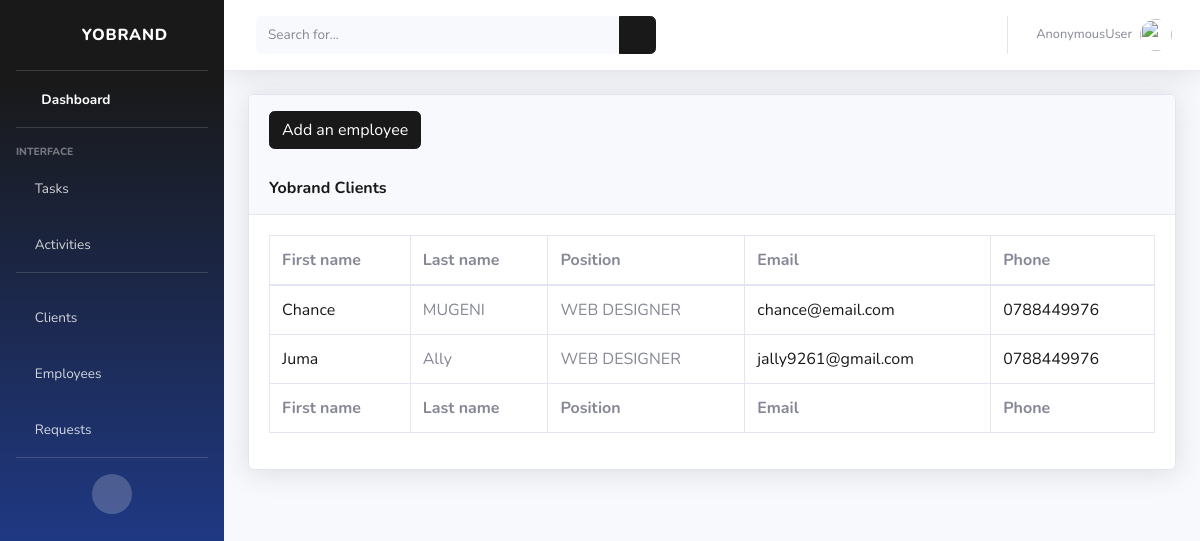
/employees/, run on the app's committed database.
### cms/models.py (models this page shows, shortened)
class Employee(models.Model):
    MALE = 'MALE'
    FEMALE = 'FEMALE'
    GENDER_CHOICES = [
        (MALE, 'MALE'),
        (FEMALE, 'FEMALE'),
    ]
    WEB_DESIGNER = 'WEB DESIGNER'
    CONTENT_MANAGER = 'CONTENT CONTENT_MANAGER'
    SOCIAL_MANAGER = 'SOCIAL SOCIAL_MANAGER'
    POSITION_CHOICES = [
        (WEB_DESIGNER, 'WEB DESIGNER'),
        (CONTENT_MANAGER, 'CONTENT MANAGER'),
        (SOCIAL_MANAGER, 'SOCIAL_MANAGER')
    ]
    username = models.ForeignKey(User, on_delete=models.CASCADE)
    phone = models.CharField(max_length=12, null=False)
    birthday = models.DateTimeField(auto_now_add=False)
    gender = models.CharField(max_length=40, choices=GENDER_CHOICES, default=MALE)
    position = models.CharField(max_length=40, choices=POSITION_CHOICES, default=WEB_DESIGNER)
    address = models.CharField(max_length=40, null=True)
    address2 = models.CharField(max_length=40, null=True)
    country = models.CharField(max_length=40, null=True)
    state_city = models.CharField(max_length=40, null=True)
    eduction = models.CharField(max_length=40, null=True)

### cms/views.py (the view)
# urls.py: path('employees/', views.employees, name="employees"),
def employees(request):
    employees_list = Employee.objects.all()
    context = {'employees_list': employees_list}
    return render(request, 'cms/employees.html', context)

### cms/templates/cms/employees.html
{% extends 'cms/base.html' %}
{% load static %}
{% block content %}
<div class="container-fluid">
  <div class="card shadow mb-4">
      <div class="card-header py-3">
        <div class="add-employee" style="margin-bottom: 30px;">
          <a href="{% url 'add-employee' %}" class="btn btn-primary">Add an employee</a>
        </div>
        <h6 class="m-0 font-weight-bold text-primary">Yobrand Clients</h6>
      </div>
      <div class="card-body">
          <div class="table-responsive">
              <table class="table table-bordered" id="dataTable" width="100%" cellspacing="0">
                  <thead>
                      <tr>
                        <th scope="col">First name</th>
                        <th scope="col">Last name</th>
                        <th scope="col">Position</th>
                        <th scope="col">Email</th>
                        <th scope="col">Phone</th>
                      </tr>
                  </thead>
                  <tfoot>
                      <tr>
                        <th scope="col">First name</th>
                        <th scope="col">Last name</th>
                        <th scope="col">Position</th>
                        <th scope="col">Email</th>
                        <th scope="col">Phone</th>
                      </tr>
                  </tfoot>
                  <tbody>
                    {% for employee in employees_list %}
                    <tr>
                      <td><a href="{% url 'employee-profile' %}">{{employee.username.first_name}}</a></td>
                      <td>{{employee.username.last_name}}</td>
                      <td>{{employee.position}}</td>
                      <td><a href="mailto:{{employee.username.email}}">{{employee.username.email}}</a></td>
                      <td><a href="tel:{{employee.phone}}">{{employee.phone}}</a></td>
                    </tr>
                    {% endfor %}
                  </tbody>
              </table>
          </div>
      </div>
  </div>
</div>
  {% endblock %}

### data on the page
Employee: username.first_name "Chance", username.last_name "MUGENI", position "WEB DESIGNER", username.email "chance@email.com", phone "0788449976"
Employee: username.first_name "Juma", username.last_name "Ally", position "WEB DESIGNER", username.email "jally9261@gmail.com", phone "0788449976"

### other printed values
{{ request.user }} "AnonymousUser"
